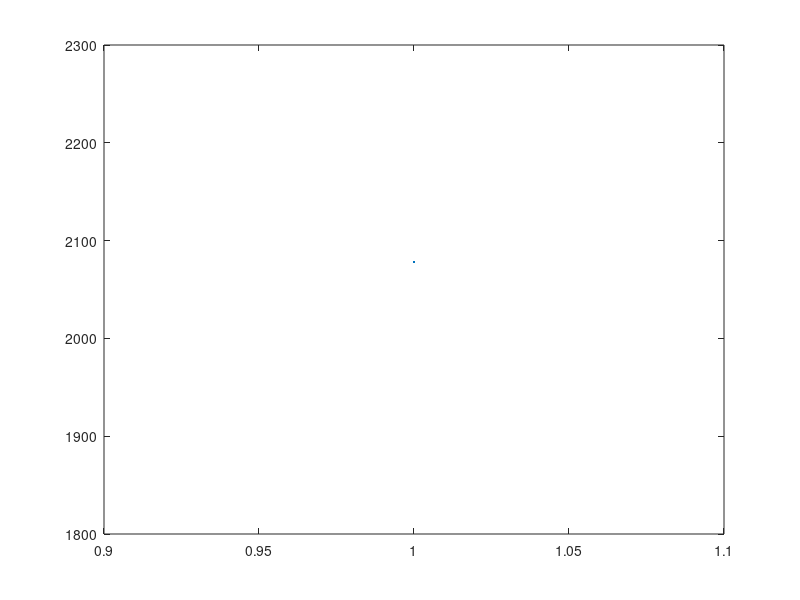

The MATLAB source for this figure:

%% SergeyKarakovskiy_JumpingAgent
% BasicFitness 
Attempts = [1:1];
% BasicFitness 
BasicFitness = [2078.1123046875 ];
plot(Attempts,BasicFitness, '.')